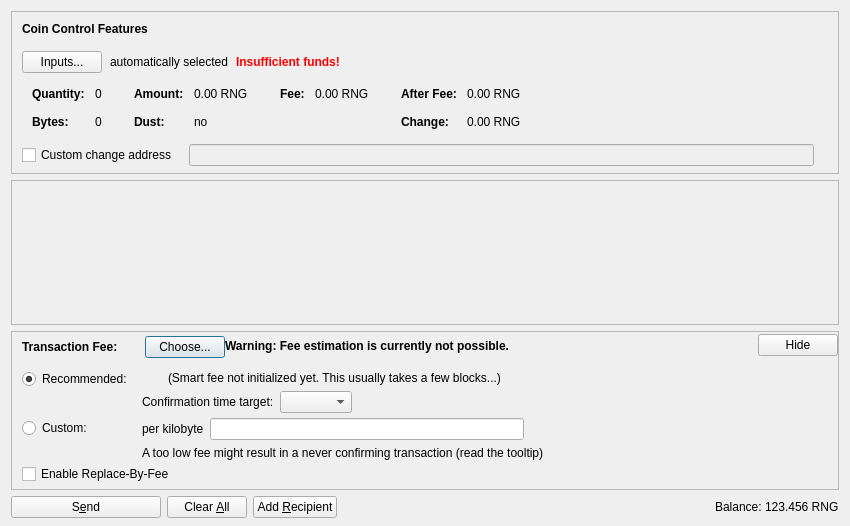
<?xml version="1.0" encoding="UTF-8"?>
<ui version="4.0">
 <class>SendCoinsDialog</class>
 <widget class="QDialog" name="SendCoinsDialog">
  <property name="geometry">
   <rect>
    <x>0</x>
    <y>0</y>
    <width>850</width>
    <height>526</height>
   </rect>
  </property>
  <property name="windowTitle">
   <string>Send Coins</string>
  </property>
  <layout class="QVBoxLayout" name="verticalLayout" stretch="0,1,0,0">
   <property name="bottomMargin">
    <number>8</number>
   </property>
   <item>
    <widget class="QFrame" name="frameCoinControl">
     <property name="sizePolicy">
      <sizepolicy hsizetype="Expanding" vsizetype="Expanding">
       <horstretch>0</horstretch>
       <verstretch>0</verstretch>
      </sizepolicy>
     </property>
     <property name="maximumSize">
      <size>
       <width>16777215</width>
       <height>16777215</height>
      </size>
     </property>
     <property name="frameShape">
      <enum>QFrame::StyledPanel</enum>
     </property>
     <property name="frameShadow">
      <enum>QFrame::Sunken</enum>
     </property>
     <layout class="QVBoxLayout" name="verticalLayoutCoinControl2">
      <property name="spacing">
       <number>0</number>
      </property>
      <property name="leftMargin">
       <number>0</number>
      </property>
      <property name="topMargin">
       <number>0</number>
      </property>
      <property name="rightMargin">
       <number>0</number>
      </property>
      <property name="bottomMargin">
       <number>6</number>
      </property>
      <item>
       <layout class="QVBoxLayout" name="verticalLayoutCoinControl" stretch="0,0,0,0,1">
        <property name="spacing">
         <number>0</number>
        </property>
        <property name="leftMargin">
         <number>10</number>
        </property>
        <property name="topMargin">
         <number>10</number>
        </property>
        <item>
         <layout class="QHBoxLayout" name="horizontalLayoutCoinControl1">
          <property name="bottomMargin">
           <number>15</number>
          </property>
          <item>
           <widget class="QLabel" name="labelCoinControlFeatures">
            <property name="sizePolicy">
             <sizepolicy hsizetype="Preferred" vsizetype="Maximum">
              <horstretch>0</horstretch>
              <verstretch>0</verstretch>
             </sizepolicy>
            </property>
            <property name="font">
             <font>
              <weight>75</weight>
              <bold>true</bold>
             </font>
            </property>
            <property name="styleSheet">
             <string notr="true">font-weight:bold;</string>
            </property>
            <property name="text">
             <string>Coin Control Features</string>
            </property>
           </widget>
          </item>
         </layout>
        </item>
        <item>
         <layout class="QHBoxLayout" name="horizontalLayoutCoinControl2" stretch="0,0,0,0">
          <property name="spacing">
           <number>8</number>
          </property>
          <property name="bottomMargin">
           <number>10</number>
          </property>
          <item>
           <widget class="QPushButton" name="pushButtonCoinControl">
            <property name="styleSheet">
             <string notr="true"/>
            </property>
            <property name="text">
             <string>Inputs...</string>
            </property>
            <property name="autoDefault">
             <bool>false</bool>
            </property>
           </widget>
          </item>
          <item>
           <widget class="QLabel" name="labelCoinControlAutomaticallySelected">
            <property name="text">
             <string>automatically selected</string>
            </property>
            <property name="margin">
             <number>5</number>
            </property>
           </widget>
          </item>
          <item>
           <widget class="QLabel" name="labelCoinControlInsuffFunds">
            <property name="font">
             <font>
              <weight>75</weight>
              <bold>true</bold>
             </font>
            </property>
            <property name="styleSheet">
             <string notr="true">color:red;font-weight:bold;</string>
            </property>
            <property name="text">
             <string>Insufficient funds!</string>
            </property>
            <property name="margin">
             <number>5</number>
            </property>
           </widget>
          </item>
          <item>
           <spacer name="horizontalSpacerCoinControl">
            <property name="orientation">
             <enum>Qt::Horizontal</enum>
            </property>
            <property name="sizeHint" stdset="0">
             <size>
              <width>40</width>
              <height>1</height>
             </size>
            </property>
           </spacer>
          </item>
         </layout>
        </item>
        <item>
         <widget class="QWidget" name="widgetCoinControl" native="true">
          <property name="sizePolicy">
           <sizepolicy hsizetype="Preferred" vsizetype="Preferred">
            <horstretch>0</horstretch>
            <verstretch>0</verstretch>
           </sizepolicy>
          </property>
          <property name="minimumSize">
           <size>
            <width>0</width>
            <height>0</height>
           </size>
          </property>
          <property name="styleSheet">
           <string notr="true"/>
          </property>
          <layout class="QHBoxLayout" name="horizontalLayoutCoinControl5">
           <property name="leftMargin">
            <number>0</number>
           </property>
           <property name="topMargin">
            <number>0</number>
           </property>
           <property name="rightMargin">
            <number>0</number>
           </property>
           <property name="bottomMargin">
            <number>0</number>
           </property>
           <item>
            <layout class="QHBoxLayout" name="horizontalLayoutCoinControl3" stretch="0,0,0,1">
             <property name="spacing">
              <number>20</number>
             </property>
             <property name="topMargin">
              <number>0</number>
             </property>
             <property name="bottomMargin">
              <number>10</number>
             </property>
             <item>
              <layout class="QFormLayout" name="formLayoutCoinControl1">
               <property name="horizontalSpacing">
                <number>10</number>
               </property>
               <property name="verticalSpacing">
                <number>14</number>
               </property>
               <property name="leftMargin">
                <number>10</number>
               </property>
               <property name="topMargin">
                <number>4</number>
               </property>
               <property name="rightMargin">
                <number>6</number>
               </property>
               <item row="0" column="0">
                <widget class="QLabel" name="labelCoinControlQuantityText">
                 <property name="font">
                  <font>
                   <weight>75</weight>
                   <bold>true</bold>
                  </font>
                 </property>
                 <property name="text">
                  <string>Quantity:</string>
                 </property>
                 <property name="margin">
                  <number>0</number>
                 </property>
                </widget>
               </item>
               <item row="0" column="1">
                <widget class="QLabel" name="labelCoinControlQuantity">
                 <property name="cursor">
                  <cursorShape>IBeamCursor</cursorShape>
                 </property>
                 <property name="contextMenuPolicy">
                  <enum>Qt::ActionsContextMenu</enum>
                 </property>
                 <property name="text">
                  <string notr="true">0</string>
                 </property>
                 <property name="margin">
                  <number>0</number>
                 </property>
                 <property name="textInteractionFlags">
                  <set>Qt::LinksAccessibleByMouse|Qt::TextSelectableByKeyboard|Qt::TextSelectableByMouse</set>
                 </property>
                </widget>
               </item>
               <item row="1" column="0">
                <widget class="QLabel" name="labelCoinControlBytesText">
                 <property name="font">
                  <font>
                   <weight>75</weight>
                   <bold>true</bold>
                  </font>
                 </property>
                 <property name="text">
                  <string>Bytes:</string>
                 </property>
                </widget>
               </item>
               <item row="1" column="1">
                <widget class="QLabel" name="labelCoinControlBytes">
                 <property name="cursor">
                  <cursorShape>IBeamCursor</cursorShape>
                 </property>
                 <property name="contextMenuPolicy">
                  <enum>Qt::ActionsContextMenu</enum>
                 </property>
                 <property name="text">
                  <string notr="true">0</string>
                 </property>
                 <property name="textInteractionFlags">
                  <set>Qt::LinksAccessibleByMouse|Qt::TextSelectableByKeyboard|Qt::TextSelectableByMouse</set>
                 </property>
                </widget>
               </item>
              </layout>
             </item>
             <item>
              <layout class="QFormLayout" name="formLayoutCoinControl2">
               <property name="horizontalSpacing">
                <number>10</number>
               </property>
               <property name="verticalSpacing">
                <number>14</number>
               </property>
               <property name="leftMargin">
                <number>6</number>
               </property>
               <property name="topMargin">
                <number>4</number>
               </property>
               <property name="rightMargin">
                <number>6</number>
               </property>
               <item row="0" column="0">
                <widget class="QLabel" name="labelCoinControlAmountText">
                 <property name="font">
                  <font>
                   <weight>75</weight>
                   <bold>true</bold>
                  </font>
                 </property>
                 <property name="text">
                  <string>Amount:</string>
                 </property>
                 <property name="margin">
                  <number>0</number>
                 </property>
                </widget>
               </item>
               <item row="0" column="1">
                <widget class="QLabel" name="labelCoinControlAmount">
                 <property name="cursor">
                  <cursorShape>IBeamCursor</cursorShape>
                 </property>
                 <property name="contextMenuPolicy">
                  <enum>Qt::ActionsContextMenu</enum>
                 </property>
                 <property name="text">
                  <string notr="true">0.00 RNG</string>
                 </property>
                 <property name="textInteractionFlags">
                  <set>Qt::LinksAccessibleByMouse|Qt::TextSelectableByKeyboard|Qt::TextSelectableByMouse</set>
                 </property>
                </widget>
               </item>
               <item row="1" column="0">
                <widget class="QLabel" name="labelCoinControlLowOutputText">
                 <property name="font">
                  <font>
                   <weight>75</weight>
                   <bold>true</bold>
                  </font>
                 </property>
                 <property name="text">
                  <string>Dust:</string>
                 </property>
                </widget>
               </item>
               <item row="1" column="1">
                <widget class="QLabel" name="labelCoinControlLowOutput">
                 <property name="cursor">
                  <cursorShape>IBeamCursor</cursorShape>
                 </property>
                 <property name="contextMenuPolicy">
                  <enum>Qt::ActionsContextMenu</enum>
                 </property>
                 <property name="text">
                  <string notr="true">no</string>
                 </property>
                 <property name="textInteractionFlags">
                  <set>Qt::LinksAccessibleByMouse|Qt::TextSelectableByKeyboard|Qt::TextSelectableByMouse</set>
                 </property>
                </widget>
               </item>
              </layout>
             </item>
             <item>
              <layout class="QFormLayout" name="formLayoutCoinControl3">
               <property name="horizontalSpacing">
                <number>10</number>
               </property>
               <property name="verticalSpacing">
                <number>14</number>
               </property>
               <property name="leftMargin">
                <number>6</number>
               </property>
               <property name="topMargin">
                <number>4</number>
               </property>
               <property name="rightMargin">
                <number>6</number>
               </property>
               <item row="0" column="0">
                <widget class="QLabel" name="labelCoinControlFeeText">
                 <property name="font">
                  <font>
                   <weight>75</weight>
                   <bold>true</bold>
                  </font>
                 </property>
                 <property name="text">
                  <string>Fee:</string>
                 </property>
                 <property name="margin">
                  <number>0</number>
                 </property>
                </widget>
               </item>
               <item row="0" column="1">
                <widget class="QLabel" name="labelCoinControlFee">
                 <property name="cursor">
                  <cursorShape>IBeamCursor</cursorShape>
                 </property>
                 <property name="contextMenuPolicy">
                  <enum>Qt::ActionsContextMenu</enum>
                 </property>
                 <property name="text">
                  <string notr="true">0.00 RNG</string>
                 </property>
                 <property name="textInteractionFlags">
                  <set>Qt::LinksAccessibleByMouse|Qt::TextSelectableByKeyboard|Qt::TextSelectableByMouse</set>
                 </property>
                </widget>
               </item>
              </layout>
             </item>
             <item>
              <layout class="QFormLayout" name="formLayoutCoinControl4">
               <property name="horizontalSpacing">
                <number>10</number>
               </property>
               <property name="verticalSpacing">
                <number>14</number>
               </property>
               <property name="leftMargin">
                <number>6</number>
               </property>
               <property name="topMargin">
                <number>4</number>
               </property>
               <property name="rightMargin">
                <number>6</number>
               </property>
               <item row="0" column="0">
                <widget class="QLabel" name="labelCoinControlAfterFeeText">
                 <property name="font">
                  <font>
                   <weight>75</weight>
                   <bold>true</bold>
                  </font>
                 </property>
                 <property name="text">
                  <string>After Fee:</string>
                 </property>
                 <property name="margin">
                  <number>0</number>
                 </property>
                </widget>
               </item>
               <item row="0" column="1">
                <widget class="QLabel" name="labelCoinControlAfterFee">
                 <property name="cursor">
                  <cursorShape>IBeamCursor</cursorShape>
                 </property>
                 <property name="contextMenuPolicy">
                  <enum>Qt::ActionsContextMenu</enum>
                 </property>
                 <property name="text">
                  <string notr="true">0.00 RNG</string>
                 </property>
                 <property name="textInteractionFlags">
                  <set>Qt::LinksAccessibleByMouse|Qt::TextSelectableByKeyboard|Qt::TextSelectableByMouse</set>
                 </property>
                </widget>
               </item>
               <item row="1" column="0">
                <widget class="QLabel" name="labelCoinControlChangeText">
                 <property name="font">
                  <font>
                   <weight>75</weight>
                   <bold>true</bold>
                  </font>
                 </property>
                 <property name="text">
                  <string>Change:</string>
                 </property>
                </widget>
               </item>
               <item row="1" column="1">
                <widget class="QLabel" name="labelCoinControlChange">
                 <property name="cursor">
                  <cursorShape>IBeamCursor</cursorShape>
                 </property>
                 <property name="contextMenuPolicy">
                  <enum>Qt::ActionsContextMenu</enum>
                 </property>
                 <property name="text">
                  <string notr="true">0.00 RNG</string>
                 </property>
                 <property name="textInteractionFlags">
                  <set>Qt::LinksAccessibleByMouse|Qt::TextSelectableByKeyboard|Qt::TextSelectableByMouse</set>
                 </property>
                </widget>
               </item>
              </layout>
             </item>
            </layout>
           </item>
          </layout>
         </widget>
        </item>
        <item>
         <layout class="QHBoxLayout" name="horizontalLayoutCoinControl4" stretch="0,0,0">
          <property name="spacing">
           <number>12</number>
          </property>
          <property name="sizeConstraint">
           <enum>QLayout::SetDefaultConstraint</enum>
          </property>
          <property name="topMargin">
           <number>5</number>
          </property>
          <property name="rightMargin">
           <number>5</number>
          </property>
          <item>
           <widget class="QCheckBox" name="checkBoxCoinControlChange">
            <property name="toolTip">
             <string>If this is activated, but the change address is empty or invalid, change will be sent to a newly generated address.</string>
            </property>
            <property name="text">
             <string>Custom change address</string>
            </property>
           </widget>
          </item>
          <item>
           <widget class="QValidatedLineEdit" name="lineEditCoinControlChange">
            <property name="enabled">
             <bool>false</bool>
            </property>
            <property name="sizePolicy">
             <sizepolicy hsizetype="Expanding" vsizetype="Fixed">
              <horstretch>0</horstretch>
              <verstretch>0</verstretch>
             </sizepolicy>
            </property>
           </widget>
          </item>
          <item>
           <widget class="QLabel" name="labelCoinControlChangeLabel">
            <property name="sizePolicy">
             <sizepolicy hsizetype="Preferred" vsizetype="Expanding">
              <horstretch>0</horstretch>
              <verstretch>0</verstretch>
             </sizepolicy>
            </property>
            <property name="minimumSize">
             <size>
              <width>0</width>
              <height>0</height>
             </size>
            </property>
            <property name="text">
             <string/>
            </property>
            <property name="margin">
             <number>3</number>
            </property>
           </widget>
          </item>
         </layout>
        </item>
        <item>
         <spacer name="verticalSpacerCoinControl">
          <property name="orientation">
           <enum>Qt::Vertical</enum>
          </property>
          <property name="sizeHint" stdset="0">
           <size>
            <width>800</width>
            <height>1</height>
           </size>
          </property>
         </spacer>
        </item>
       </layout>
      </item>
     </layout>
    </widget>
   </item>
   <item>
    <widget class="QScrollArea" name="scrollArea">
     <property name="widgetResizable">
      <bool>true</bool>
     </property>
     <widget class="QWidget" name="scrollAreaWidgetContents">
      <property name="geometry">
       <rect>
        <x>0</x>
        <y>0</y>
        <width>830</width>
        <height>104</height>
       </rect>
      </property>
      <layout class="QVBoxLayout" name="verticalLayout_2" stretch="0,1">
       <property name="leftMargin">
        <number>0</number>
       </property>
       <property name="topMargin">
        <number>0</number>
       </property>
       <property name="rightMargin">
        <number>0</number>
       </property>
       <property name="bottomMargin">
        <number>0</number>
       </property>
       <item>
        <layout class="QVBoxLayout" name="entries">
         <property name="spacing">
          <number>6</number>
         </property>
        </layout>
       </item>
       <item>
        <spacer name="verticalSpacer">
         <property name="orientation">
          <enum>Qt::Vertical</enum>
         </property>
         <property name="sizeHint" stdset="0">
          <size>
           <width>20</width>
           <height>40</height>
          </size>
         </property>
        </spacer>
       </item>
      </layout>
     </widget>
    </widget>
   </item>
   <item>
    <widget class="QFrame" name="frameFee">
     <property name="sizePolicy">
      <sizepolicy hsizetype="Expanding" vsizetype="Expanding">
       <horstretch>0</horstretch>
       <verstretch>0</verstretch>
      </sizepolicy>
     </property>
     <property name="maximumSize">
      <size>
       <width>16777215</width>
       <height>16777215</height>
      </size>
     </property>
     <property name="frameShape">
      <enum>QFrame::StyledPanel</enum>
     </property>
     <property name="frameShadow">
      <enum>QFrame::Sunken</enum>
     </property>
     <layout class="QVBoxLayout" name="verticalLayoutFee1">
      <property name="spacing">
       <number>0</number>
      </property>
      <property name="leftMargin">
       <number>0</number>
      </property>
      <property name="topMargin">
       <number>0</number>
      </property>
      <property name="rightMargin">
       <number>0</number>
      </property>
      <property name="bottomMargin">
       <number>0</number>
      </property>
      <item>
       <layout class="QVBoxLayout" name="verticalLayoutFee2" stretch="0,0,0">
        <property name="spacing">
         <number>0</number>
        </property>
        <property name="leftMargin">
         <number>10</number>
        </property>
        <property name="topMargin">
         <number>0</number>
        </property>
        <item>
         <layout class="QHBoxLayout" name="horizontalLayoutFee1">
          <property name="bottomMargin">
           <number>0</number>
          </property>
          <item>
           <layout class="QVBoxLayout" name="verticalLayoutFee7">
            <property name="spacing">
             <number>0</number>
            </property>
            <item>
             <spacer name="verticalSpacerSmartFee">
              <property name="orientation">
               <enum>Qt::Vertical</enum>
              </property>
              <property name="sizeType">
               <enum>QSizePolicy::Fixed</enum>
              </property>
              <property name="sizeHint" stdset="0">
               <size>
                <width>1</width>
                <height>4</height>
               </size>
              </property>
             </spacer>
            </item>
            <item>
             <layout class="QHBoxLayout" name="horizontalLayoutSmartFee">
              <property name="spacing">
               <number>10</number>
              </property>
              <item>
               <widget class="QLabel" name="labelFeeHeadline">
                <property name="sizePolicy">
                 <sizepolicy hsizetype="Preferred" vsizetype="Maximum">
                  <horstretch>0</horstretch>
                  <verstretch>0</verstretch>
                 </sizepolicy>
                </property>
                <property name="font">
                 <font>
                  <weight>75</weight>
                  <bold>true</bold>
                 </font>
                </property>
                <property name="styleSheet">
                 <string notr="true">font-weight:bold;</string>
                </property>
                <property name="text">
                 <string>Transaction Fee:</string>
                </property>
               </widget>
              </item>
              <item>
               <widget class="QLabel" name="labelFeeMinimized">
                <property name="text">
                 <string/>
                </property>
               </widget>
              </item>
              <item>
               <widget class="QPushButton" name="buttonChooseFee">
                <property name="text">
                 <string>Choose...</string>
                </property>
               </widget>
              </item>
             </layout>
            </item>
            <item>
             <spacer name="verticalSpacer_5">
              <property name="orientation">
               <enum>Qt::Vertical</enum>
              </property>
              <property name="sizeHint" stdset="0">
               <size>
                <width>1</width>
                <height>1</height>
               </size>
              </property>
             </spacer>
            </item>
           </layout>
          </item>
          <item>
           <widget class="QLabel" name="fallbackFeeWarningLabel">
            <property name="toolTip">
             <string>Using the fallbackfee can result in sending a transaction that will take several hours or days (or never) to confirm. Consider choosing your fee manually or wait until you have validated the complete chain.</string>
            </property>
            <property name="font">
            <font>
                <weight>75</weight>
                <bold>true</bold>
            </font>
            </property>
            <property name="text">
             <string>Warning: Fee estimation is currently not possible.</string>
            </property>
            <property name="wordWrap">
             <bool>false</bool>
            </property>
           </widget>
          </item>
          <item>
           <spacer name="horizontalSpacer_4">
            <property name="orientation">
             <enum>Qt::Horizontal</enum>
            </property>
            <property name="sizeType">
             <enum>QSizePolicy::MinimumExpanding</enum>
            </property>
            <property name="sizeHint" stdset="0">
             <size>
              <width>40</width>
              <height>20</height>
             </size>
            </property>
           </spacer>
          </item>
          <item>
           <widget class="QPushButton" name="buttonMinimizeFee">
            <property name="toolTip">
             <string>collapse fee-settings</string>
            </property>
            <property name="text">
             <string>Hide</string>
            </property>
           </widget>
          </item>
         </layout>
        </item>
        <item>
         <widget class="QFrame" name="frameFeeSelection">
          <layout class="QVBoxLayout" name="verticalLayoutFee12">
           <property name="spacing">
            <number>0</number>
           </property>
           <property name="leftMargin">
            <number>0</number>
           </property>
           <property name="topMargin">
            <number>0</number>
           </property>
           <property name="rightMargin">
            <number>0</number>
           </property>
           <property name="bottomMargin">
            <number>0</number>
           </property>
           <item>
            <layout class="QGridLayout" name="gridLayoutFee">
             <property name="topMargin">
              <number>10</number>
             </property>
             <property name="bottomMargin">
              <number>4</number>
             </property>
             <property name="horizontalSpacing">
              <number>10</number>
             </property>
             <property name="verticalSpacing">
              <number>4</number>
             </property>
             <item row="1" column="1">
              <layout class="QVBoxLayout" name="verticalLayoutFee8">
               <property name="spacing">
                <number>6</number>
               </property>
               <item>
                <layout class="QHBoxLayout" name="horizontalLayoutFee13">
                 <item>
                  <widget class="QLabel" name="labelCustomPerKilobyte">
                   <property name="toolTip">
                    <string>Specify a custom fee per kB (1,000 bytes) of the transaction's virtual size.

Note:  Since the fee is calculated on a per-byte basis, a fee of "100 satoshis per kB" for a transaction size of 500 bytes (half of 1 kB) would ultimately yield a fee of only 50 satoshis.</string>
                   </property>
                   <property name="text">
                    <string>per kilobyte</string>
                   </property>
                  </widget>
                 </item>
                 <item>
                  <widget class="RingAmountField" name="customFee"/>
                 </item>
                 <item>
                  <spacer name="horizontalSpacer_6">
                   <property name="orientation">
                    <enum>Qt::Horizontal</enum>
                   </property>
                   <property name="sizeHint" stdset="0">
                    <size>
                     <width>1</width>
                     <height>1</height>
                    </size>
                   </property>
                  </spacer>
                 </item>
                </layout>
               </item>
               <item>
                <layout class="QHBoxLayout" name="horizontalLayoutFee8">
                 <item>
                  <widget class="QLabel" name="labelCustomFeeWarning">
                   <property name="enabled">
                    <bool>true</bool>
                   </property>
                   <property name="toolTip">
                    <string>When there is less transaction volume than space in the blocks, miners as well as relaying nodes may enforce a minimum fee. Paying only this minimum fee is just fine, but be aware that this can result in a never confirming transaction once there is more demand for ring transactions than the network can process.</string>
                   </property>
                   <property name="text">
                    <string>A too low fee might result in a never confirming transaction (read the tooltip)</string>
                   </property>
                  </widget>
                 </item>
                 <item>
                  <spacer name="horizontalSpacer_2">
                   <property name="orientation">
                    <enum>Qt::Horizontal</enum>
                   </property>
                   <property name="sizeHint" stdset="0">
                    <size>
                     <width>1</width>
                     <height>1</height>
                    </size>
                   </property>
                  </spacer>
                 </item>
                </layout>
               </item>
              </layout>
             </item>
             <item row="0" column="0">
              <layout class="QVBoxLayout" name="verticalLayoutFee4" stretch="0,1">
               <item>
                <widget class="QRadioButton" name="radioSmartFee">
                 <property name="text">
                  <string>Recommended:</string>
                 </property>
                 <property name="checked">
                  <bool>true</bool>
                 </property>
                 <attribute name="buttonGroup">
                  <string notr="true">groupFee</string>
                 </attribute>
                </widget>
               </item>
               <item>
                <spacer name="verticalSpacer_2">
                 <property name="orientation">
                  <enum>Qt::Vertical</enum>
                 </property>
                 <property name="sizeHint" stdset="0">
                  <size>
                   <width>1</width>
                   <height>1</height>
                  </size>
                 </property>
                </spacer>
               </item>
              </layout>
             </item>
             <item row="1" column="0">
              <layout class="QVBoxLayout" name="verticalLayoutFee9" stretch="0,1">
               <item>
                <widget class="QRadioButton" name="radioCustomFee">
                 <property name="text">
                  <string>Custom:</string>
                 </property>
                 <attribute name="buttonGroup">
                  <string notr="true">groupFee</string>
                 </attribute>
                </widget>
               </item>
               <item>
                <spacer name="verticalSpacer_6">
                 <property name="orientation">
                  <enum>Qt::Vertical</enum>
                 </property>
                 <property name="sizeHint" stdset="0">
                  <size>
                   <width>1</width>
                   <height>1</height>
                  </size>
                 </property>
                </spacer>
               </item>
              </layout>
             </item>
             <item row="0" column="1">
              <layout class="QVBoxLayout" name="verticalLayoutFee3" stretch="0,0,1">
               <property name="spacing">
                <number>6</number>
               </property>
               <property name="topMargin">
                <number>2</number>
               </property>
               <item>
                <layout class="QHBoxLayout" name="horizontalLayoutFee12">
                 <item>
                  <widget class="QLabel" name="labelSmartFee">
                   <property name="text">
                    <string/>
                   </property>
                  </widget>
                 </item>
                 <item>
                  <widget class="QLabel" name="labelFeeEstimation">
                   <property name="text">
                    <string/>
                   </property>
                  </widget>
                 </item>
                 <item>
                  <widget class="QLabel" name="labelSmartFee2">
                   <property name="text">
                    <string>(Smart fee not initialized yet. This usually takes a few blocks...)</string>
                   </property>
                  </widget>
                 </item>
                 <item>
                  <spacer name="horizontalSpacer_5">
                   <property name="orientation">
                    <enum>Qt::Horizontal</enum>
                   </property>
                   <property name="sizeHint" stdset="0">
                    <size>
                     <width>1</width>
                     <height>1</height>
                    </size>
                   </property>
                  </spacer>
                 </item>
                </layout>
               </item>
               <item>
                <layout class="QHBoxLayout" name="horizontalLayoutFee9">
                 <item>
                  <layout class="QVBoxLayout" name="verticalLayoutFee6">
                   <item>
                    <widget class="QLabel" name="labelSmartFee3">
                     <property name="text">
                      <string>Confirmation time target:</string>
                     </property>
                    </widget>
                   </item>
                  </layout>
                 </item>
                 <item>
                  <layout class="QVBoxLayout" name="verticalLayoutFee5">
                   <property name="rightMargin">
                    <number>30</number>
                   </property>
                   <item>
                    <layout class="QHBoxLayout" name="horizontalLayoutConfTarget">
                     <property name="bottomMargin">
                      <number>0</number>
                     </property>
                     <item>
                      <widget class="QComboBox" name="confTargetSelector"/>
                     </item>
                     <item>
                      <spacer name="horizontalSpacerConfTarget">
                       <property name="orientation">
                        <enum>Qt::Horizontal</enum>
                       </property>
                       <property name="sizeHint" stdset="0">
                        <size>
                         <width>40</width>
                         <height>20</height>
                        </size>
                       </property>
                      </spacer>
                     </item>
                    </layout>
                   </item>
                  </layout>
                 </item>
                </layout>
               </item>
               <item>
                <spacer name="verticalSpacer_4">
                 <property name="orientation">
                  <enum>Qt::Vertical</enum>
                 </property>
                 <property name="sizeHint" stdset="0">
                  <size>
                   <width>1</width>
                   <height>1</height>
                  </size>
                 </property>
                </spacer>
               </item>
              </layout>
             </item>
            </layout>
           </item>
           <item>
            <widget class="QCheckBox" name="optInRBF">
             <property name="text">
              <string>Enable Replace-By-Fee</string>
             </property>
             <property name="toolTip">
              <string>With Replace-By-Fee (BIP-125) you can increase a transaction's fee after it is sent. Without this, a higher fee may be recommended to compensate for increased transaction delay risk.</string>
             </property>
            </widget>
           </item>
          </layout>
         </widget>
        </item>
        <item>
         <spacer name="verticalSpacerFee">
          <property name="orientation">
           <enum>Qt::Vertical</enum>
          </property>
          <property name="sizeHint" stdset="0">
           <size>
            <width>40</width>
            <height>5</height>
           </size>
          </property>
         </spacer>
        </item>
       </layout>
      </item>
     </layout>
    </widget>
   </item>
   <item>
    <layout class="QHBoxLayout" name="horizontalLayout">
     <item>
      <widget class="QPushButton" name="sendButton">
       <property name="minimumSize">
        <size>
         <width>150</width>
         <height>0</height>
        </size>
       </property>
       <property name="toolTip">
        <string>Confirm the send action</string>
       </property>
       <property name="text">
        <string>S&amp;end</string>
       </property>
       <property name="icon">
        <iconset resource="../ring.qrc">
         <normaloff>:/icons/send</normaloff>:/icons/send</iconset>
       </property>
       <property name="autoDefault">
        <bool>false</bool>
       </property>
       <property name="default">
        <bool>false</bool>
       </property>
      </widget>
     </item>
     <item>
      <widget class="QPushButton" name="clearButton">
       <property name="sizePolicy">
        <sizepolicy hsizetype="Minimum" vsizetype="Fixed">
         <horstretch>0</horstretch>
         <verstretch>0</verstretch>
        </sizepolicy>
       </property>
       <property name="toolTip">
        <string>Clear all fields of the form.</string>
       </property>
       <property name="text">
        <string>Clear &amp;All</string>
       </property>
       <property name="icon">
        <iconset resource="../ring.qrc">
         <normaloff>:/icons/remove</normaloff>:/icons/remove</iconset>
       </property>
       <property name="autoDefault">
        <bool>false</bool>
       </property>
      </widget>
     </item>
     <item>
      <widget class="QPushButton" name="addButton">
       <property name="toolTip">
        <string>Send to multiple recipients at once</string>
       </property>
       <property name="text">
        <string>Add &amp;Recipient</string>
       </property>
       <property name="icon">
        <iconset resource="../ring.qrc">
         <normaloff>:/icons/add</normaloff>:/icons/add</iconset>
       </property>
       <property name="autoDefault">
        <bool>false</bool>
       </property>
      </widget>
     </item>
     <item>
      <spacer name="horizontalSpacer">
       <property name="orientation">
        <enum>Qt::Horizontal</enum>
       </property>
       <property name="sizeHint" stdset="0">
        <size>
         <width>40</width>
         <height>20</height>
        </size>
       </property>
      </spacer>
     </item>
     <item>
      <layout class="QHBoxLayout" name="horizontalLayout_2">
       <property name="spacing">
        <number>3</number>
       </property>
       <item>
        <widget class="QLabel" name="label">
         <property name="sizePolicy">
          <sizepolicy hsizetype="Preferred" vsizetype="Fixed">
           <horstretch>0</horstretch>
           <verstretch>0</verstretch>
          </sizepolicy>
         </property>
         <property name="text">
          <string>Balance:</string>
         </property>
        </widget>
       </item>
       <item>
        <widget class="QLabel" name="labelBalance">
         <property name="sizePolicy">
          <sizepolicy hsizetype="Preferred" vsizetype="Fixed">
           <horstretch>0</horstretch>
           <verstretch>0</verstretch>
          </sizepolicy>
         </property>
         <property name="cursor">
          <cursorShape>IBeamCursor</cursorShape>
         </property>
         <property name="text">
          <string notr="true">123.456 RNG</string>
         </property>
         <property name="textInteractionFlags">
          <set>Qt::LinksAccessibleByMouse|Qt::TextSelectableByKeyboard|Qt::TextSelectableByMouse</set>
         </property>
        </widget>
       </item>
      </layout>
     </item>
    </layout>
   </item>
  </layout>
 </widget>
 <customwidgets>
  <customwidget>
   <class>QValidatedLineEdit</class>
   <extends>QLineEdit</extends>
   <header>qt/qvalidatedlineedit.h</header>
  </customwidget>
  <customwidget>
   <class>RingAmountField</class>
   <extends>QLineEdit</extends>
   <header>qt/ringamountfield.h</header>
   <container>1</container>
  </customwidget>
 </customwidgets>
 <resources>
  <include location="../ring.qrc"/>
 </resources>
 <connections/>
 <buttongroups>
  <buttongroup name="groupFee"/>
 </buttongroups>
</ui>
